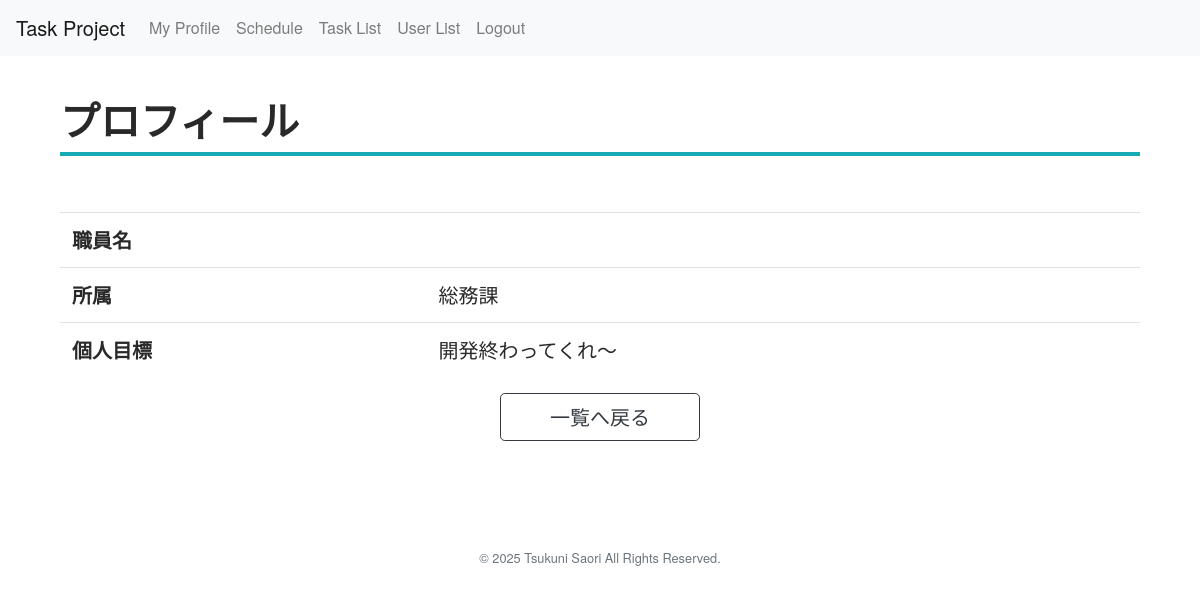
Page /task_app/profile/1/ on the earlier database version.
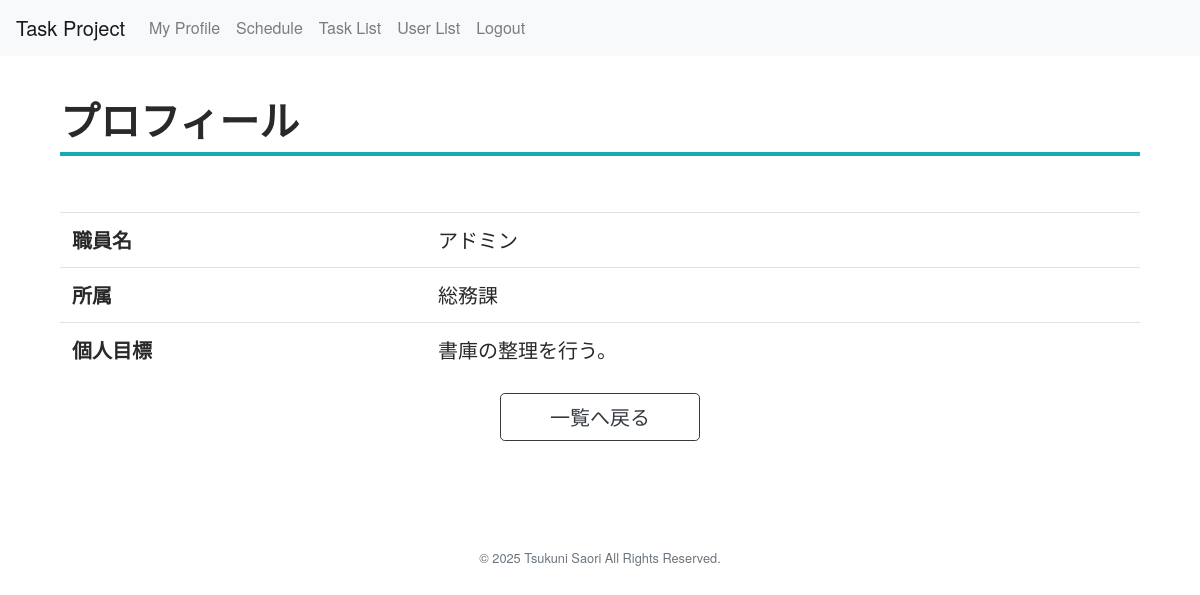
Same page on the later database version.
### task_app/models.py (models this page shows, shortened)
class CustomUser(AbstractUser):
    department = models.CharField(max_length=10,)
    my_goal = models.TextField(max_length=1000)
    groups = models.ManyToManyField(
        Group,
        related_name='task_groups',
        blank=True,  # グループにユーザーが所属していなくても空のリストにする
    )
    user_permissions = models.ManyToManyField(
        Permission,
        related_name='task_permissions',
        blank=True,  # 権限がなくても空のリストにする
    )
    class Meta:
        ordering = ('id',)

### task_app/views.py (the view)
# urls.py: path('profile/<int:user_id>/', views.profile, name='profile'),
def profile(request, user_id):
    user_data = get_object_or_404(CustomUser, id=user_id)
    params = {
        'title' : 'プロフィール' ,
        'user_data' : user_data ,
        'user_id' : user_id ,
    }
    return render(request,'task_app/profile.html', params)

### task_app/templates/task_app/profile.html
{% extends 'base.html' %}
{% block content %}
<div class="container">
    <h1>{{title}}</h1>
    <br>
    <table class="table">
        <tr><th>職員名</th><td>{{ user_data.first_name }}{{ user_data.last_name }}</td></tr>
        <tr><th>所属</th><td>{{ user_data.department }}</td></tr>
        <tr><th>個人目標</th><td>{{ user_data.my_goal }}</td></tr>
    </table>
    <div class="text-center">
        <a href="{% url 'user_list' %}" class="btn btn-outline-dark btn-lg" style="min-width: 200px;">一覧へ戻る</a>
    </div>
</div>
{% endblock %}

Differences in the rows shown:
changed CustomUser "総務課": first_name (not shown) → "アド"; last_name (not shown) → "ミン"; my_goal "開発終わってくれ〜" → "書庫の整理を行う。"
